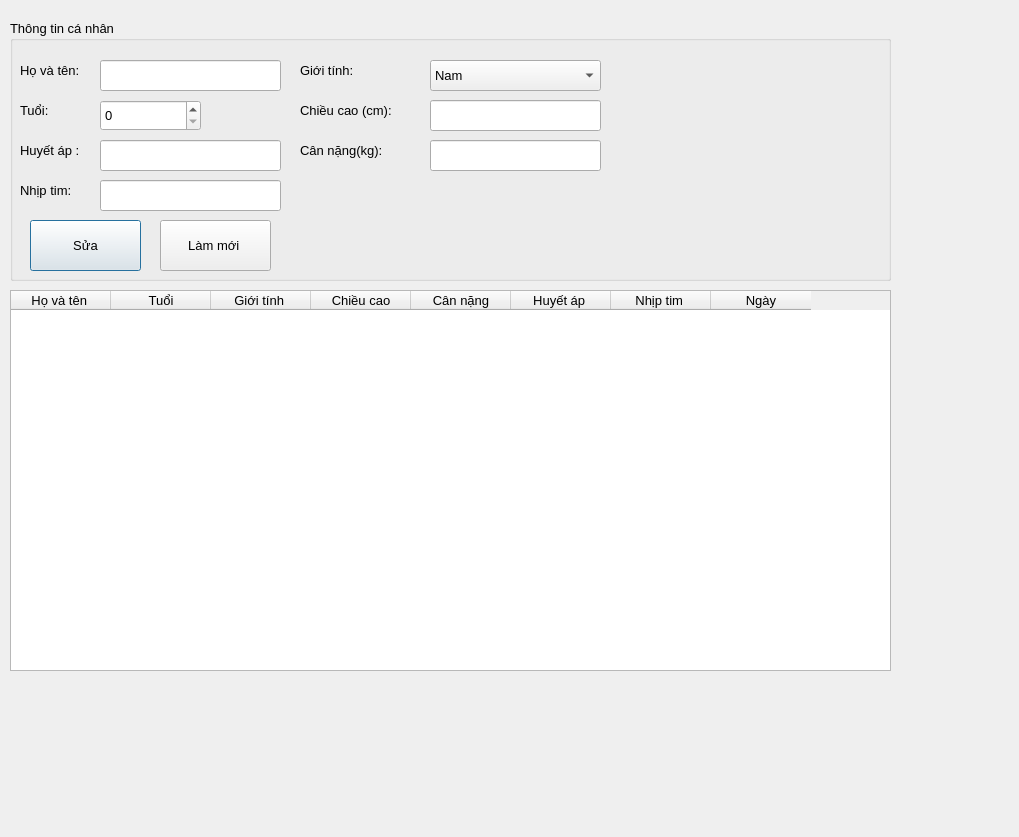
<?xml version="1.0" encoding="UTF-8"?>
<ui version="4.0">
 <class>Dialog</class>
 <widget class="QDialog" name="Dialog">
  <property name="geometry">
   <rect>
    <x>0</x>
    <y>0</y>
    <width>1019</width>
    <height>837</height>
   </rect>
  </property>
  <property name="windowTitle">
   <string>Dialog</string>
  </property>
  <widget class="QTableWidget" name="tableWidget_hososuckhoe">
   <property name="geometry">
    <rect>
     <x>10</x>
     <y>290</y>
     <width>881</width>
     <height>381</height>
    </rect>
   </property>
   <property name="font">
    <font>
     <pointsize>10</pointsize>
    </font>
   </property>
   <column>
    <property name="text">
     <string>Họ và tên </string>
    </property>
   </column>
   <column>
    <property name="text">
     <string>Tuổi</string>
    </property>
   </column>
   <column>
    <property name="text">
     <string>Giới tính </string>
    </property>
   </column>
   <column>
    <property name="text">
     <string>Chiều cao</string>
    </property>
   </column>
   <column>
    <property name="text">
     <string>Cân nặng</string>
    </property>
   </column>
   <column>
    <property name="text">
     <string>Huyết áp </string>
    </property>
   </column>
   <column>
    <property name="text">
     <string>Nhịp tim </string>
    </property>
   </column>
   <column>
    <property name="text">
     <string>Ngày</string>
    </property>
   </column>
  </widget>
  <widget class="QGroupBox" name="groupBox">
   <property name="geometry">
    <rect>
     <x>10</x>
     <y>20</y>
     <width>881</width>
     <height>261</height>
    </rect>
   </property>
   <property name="font">
    <font>
     <pointsize>10</pointsize>
    </font>
   </property>
   <property name="title">
    <string>Thông tin cá nhân </string>
   </property>
   <widget class="QLabel" name="label_2">
    <property name="geometry">
     <rect>
      <x>10</x>
      <y>30</y>
      <width>91</width>
      <height>41</height>
     </rect>
    </property>
    <property name="font">
     <font>
      <pointsize>10</pointsize>
     </font>
    </property>
    <property name="text">
     <string>Họ và tên:</string>
    </property>
   </widget>
   <widget class="QLineEdit" name="lineEdit_hoten">
    <property name="geometry">
     <rect>
      <x>90</x>
      <y>40</y>
      <width>181</width>
      <height>31</height>
     </rect>
    </property>
    <property name="font">
     <font>
      <pointsize>10</pointsize>
     </font>
    </property>
   </widget>
   <widget class="QLabel" name="label_3">
    <property name="geometry">
     <rect>
      <x>10</x>
      <y>70</y>
      <width>71</width>
      <height>41</height>
     </rect>
    </property>
    <property name="font">
     <font>
      <pointsize>10</pointsize>
     </font>
    </property>
    <property name="text">
     <string>Tuổi:</string>
    </property>
   </widget>
   <widget class="QLabel" name="label_4">
    <property name="geometry">
     <rect>
      <x>290</x>
      <y>30</y>
      <width>91</width>
      <height>41</height>
     </rect>
    </property>
    <property name="font">
     <font>
      <pointsize>10</pointsize>
     </font>
    </property>
    <property name="text">
     <string>Giới tính:</string>
    </property>
   </widget>
   <widget class="QLabel" name="label_6">
    <property name="geometry">
     <rect>
      <x>290</x>
      <y>70</y>
      <width>121</width>
      <height>41</height>
     </rect>
    </property>
    <property name="font">
     <font>
      <pointsize>10</pointsize>
     </font>
    </property>
    <property name="text">
     <string>Chiều cao (cm):</string>
    </property>
   </widget>
   <widget class="QLabel" name="label_5">
    <property name="geometry">
     <rect>
      <x>290</x>
      <y>110</y>
      <width>121</width>
      <height>41</height>
     </rect>
    </property>
    <property name="font">
     <font>
      <pointsize>10</pointsize>
     </font>
    </property>
    <property name="text">
     <string>Cân nặng(kg):</string>
    </property>
   </widget>
   <widget class="QComboBox" name="comboBox_gioitinh">
    <property name="geometry">
     <rect>
      <x>420</x>
      <y>40</y>
      <width>171</width>
      <height>31</height>
     </rect>
    </property>
    <property name="font">
     <font>
      <pointsize>10</pointsize>
     </font>
    </property>
    <item>
     <property name="text">
      <string>Nam</string>
     </property>
    </item>
    <item>
     <property name="text">
      <string>Nữ</string>
     </property>
    </item>
   </widget>
   <widget class="QSpinBox" name="spinBox_tuoi">
    <property name="geometry">
     <rect>
      <x>90</x>
      <y>80</y>
      <width>101</width>
      <height>31</height>
     </rect>
    </property>
   </widget>
   <widget class="QLineEdit" name="lineEdit_chieucao">
    <property name="geometry">
     <rect>
      <x>420</x>
      <y>80</y>
      <width>171</width>
      <height>31</height>
     </rect>
    </property>
    <property name="font">
     <font>
      <pointsize>10</pointsize>
     </font>
    </property>
   </widget>
   <widget class="QLineEdit" name="lineEdit_cannang">
    <property name="geometry">
     <rect>
      <x>420</x>
      <y>120</y>
      <width>171</width>
      <height>31</height>
     </rect>
    </property>
    <property name="font">
     <font>
      <pointsize>10</pointsize>
     </font>
    </property>
   </widget>
   <widget class="QLabel" name="label_8">
    <property name="geometry">
     <rect>
      <x>10</x>
      <y>110</y>
      <width>81</width>
      <height>41</height>
     </rect>
    </property>
    <property name="font">
     <font>
      <pointsize>10</pointsize>
     </font>
    </property>
    <property name="text">
     <string>Huyết áp :</string>
    </property>
   </widget>
   <widget class="QLabel" name="label_9">
    <property name="geometry">
     <rect>
      <x>10</x>
      <y>150</y>
      <width>71</width>
      <height>41</height>
     </rect>
    </property>
    <property name="font">
     <font>
      <pointsize>10</pointsize>
     </font>
    </property>
    <property name="text">
     <string>Nhịp tim: </string>
    </property>
   </widget>
   <widget class="QLineEdit" name="lineEdit_huyetap">
    <property name="geometry">
     <rect>
      <x>90</x>
      <y>120</y>
      <width>181</width>
      <height>31</height>
     </rect>
    </property>
    <property name="font">
     <font>
      <pointsize>10</pointsize>
     </font>
    </property>
   </widget>
   <widget class="QLineEdit" name="lineEdit_nhiptim">
    <property name="geometry">
     <rect>
      <x>90</x>
      <y>160</y>
      <width>181</width>
      <height>31</height>
     </rect>
    </property>
    <property name="font">
     <font>
      <pointsize>10</pointsize>
     </font>
    </property>
   </widget>
   <widget class="QPushButton" name="btn_sua">
    <property name="geometry">
     <rect>
      <x>20</x>
      <y>200</y>
      <width>111</width>
      <height>51</height>
     </rect>
    </property>
    <property name="font">
     <font>
      <pointsize>10</pointsize>
     </font>
    </property>
    <property name="text">
     <string>Sửa</string>
    </property>
   </widget>
   <widget class="QPushButton" name="btn_reset">
    <property name="geometry">
     <rect>
      <x>150</x>
      <y>200</y>
      <width>111</width>
      <height>51</height>
     </rect>
    </property>
    <property name="font">
     <font>
      <pointsize>10</pointsize>
     </font>
    </property>
    <property name="text">
     <string>Làm mới </string>
    </property>
   </widget>
  </widget>
 </widget>
 <resources/>
 <connections/>
</ui>
